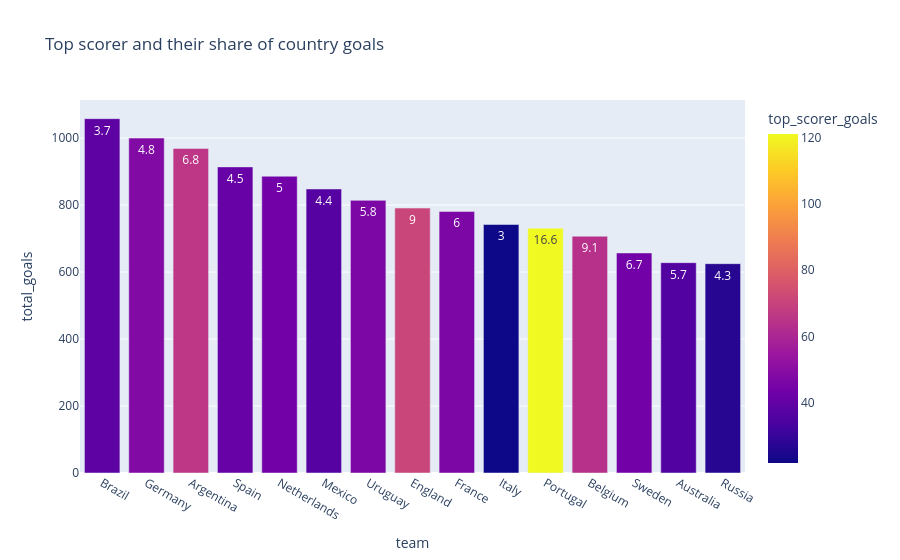

This figure's notebook cell:
### Markdown cell above
---
## Section 6: Scoring Concentration Analysis

Do countries rely on one superstar, or are their goals spread across many players?

### Code cell
# For each country: find the top scorer and their share of country goals
top_scorer_per_country = regular_goals.groupby(['team', 'scorer']).size().reset_index(name='goals')
top_scorer_per_country = top_scorer_per_country.sort_values('goals', ascending=False)

# Get the top scorer per country
best_per_country = top_scorer_per_country.drop_duplicates(subset='team', keep='first').rename(
    columns={'scorer': 'top_scorer', 'goals': 'top_scorer_goals'}
)

# Merge with country totals
concentration = country_goals.merge(best_per_country, on='team')
concentration['top_scorer_share_pct'] = (
    concentration['top_scorer_goals'] / concentration['total_goals'] * 100
).round(1)

concentration = concentration.sort_values('total_goals', ascending=False)

print('Scoring concentration — top 15 countries by total goals:')
concentration15 = concentration.head(15)[['team', 'total_goals', 'unique_scorers', 'top_scorer', 'top_scorer_goals', 'top_scorer_share_pct']].reset_index(drop=True)

### Figure 1 — Plotly figure (JSON) as saved in the notebook; plotly's stock layout.template omitted (floating-point values rounded to 4 significant figures)
{"data": [{"alignmentgroup": "True", "customdata": [[263, "Ronaldo", 39, 3.7], [197, "Miroslav Klose", 48, 4.8], [241, "Lionel Messi", 66, 6.8], [226, "David Villa", 41, 4.5], [182, "Memphis Depay", 44, 5], [215, "Jared Borgetti", 37, 4.4], [207, "Luis Suárez", 47, 5.8], [179, "Harry Kane", 71, 9], [206, "Kylian Mbappé", 47, 6], [182, "Filippo Inzaghi", 22, 3], [149, "Cristiano Ronaldo", 121, 16.6], [151, "Romelu Lukaku", 64, 9.1], [162, "Zlatan Ibrahimović", 44, 6.7], [145, "Tim Cahill", 36, 5.7], [167, "Artem Dzyuba", 27, 4.3]], "hovertemplate": "team=%{x}<br>total_goals=%{y}<br>top_scorer_share_pct=%{customdata[3]}<br>unique_scorers=%{customdata[0]}<br>top_scorer=%{customdata[1]}<br>top_scorer_goals=%{marker.color}<extra></extra>", "legendgroup": "", "marker": {"color": [39, 48, 66, 41, 44, 37, 47, 71, 47, 22, 121, 64, 44, 36, 27], "coloraxis": "coloraxis", "pattern": {"shape": ""}}, "name": "", "offsetgroup": "", "orientation": "v", "showlegend": false, "text": [3.7, 4.8, 6.8, 4.5, 5, 4.4, 5.8, 9, 6, 3, 16.6, 9.1, 6.7, 5.7, 4.3], "textposition": "auto", "type": "bar", "x": ["Brazil", "Germany", "Argentina", "Spain", "Netherlands", "Mexico", "Uruguay", "England", "France", "Italy", "Portugal", "Belgium", "Sweden", "Australia", "Russia"], "xaxis": "x", "y": [1058, 1000, 969, 914, 886, 848, 814, 791, 781, 742, 731, 707, 657, 628, 625], "yaxis": "y"}], "layout": {"barmode": "relative", "coloraxis": {"colorbar": {"title": {"text": "top_scorer_goals"}}, "colorscale": [[0, "#0d0887"], [0.1111, "#46039f"], [0.2222, "#7201a8"], [0.3333, "#9c179e"], [0.4444, "#bd3786"], [0.5556, "#d8576b"], [0.6667, "#ed7953"], [0.7778, "#fb9f3a"], [0.8889, "#fdca26"], [1, "#f0f921"]]}, "legend": {"tracegroupgap": 0}, "title": {"text": "Top scorer and their share of country goals"}, "xaxis": {"anchor": "y", "domain": [0, 1], "title": {"text": "team"}}, "yaxis": {"anchor": "x", "domain": [0, 1], "title": {"text": "total_goals"}}}}
